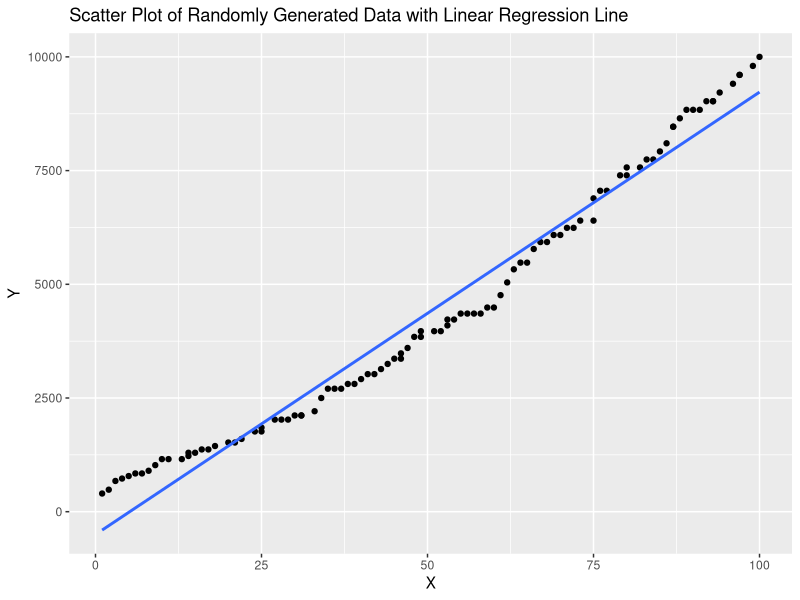
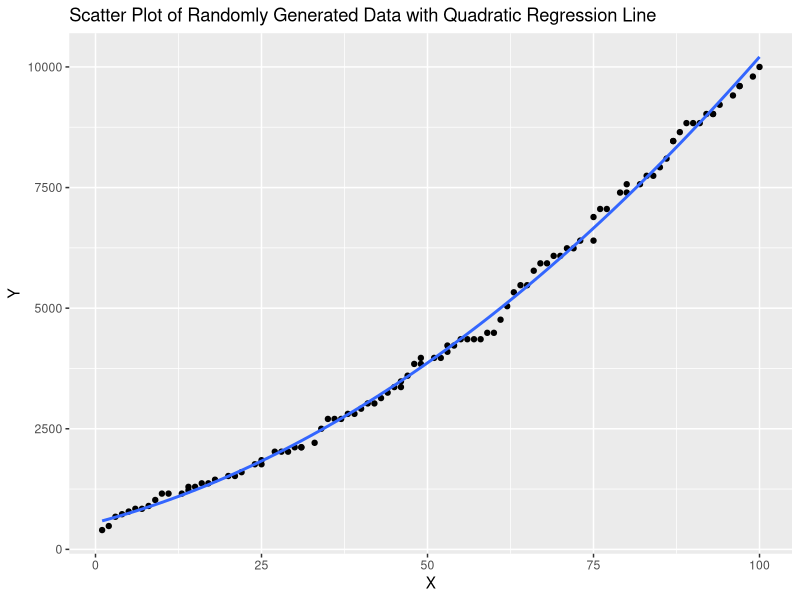
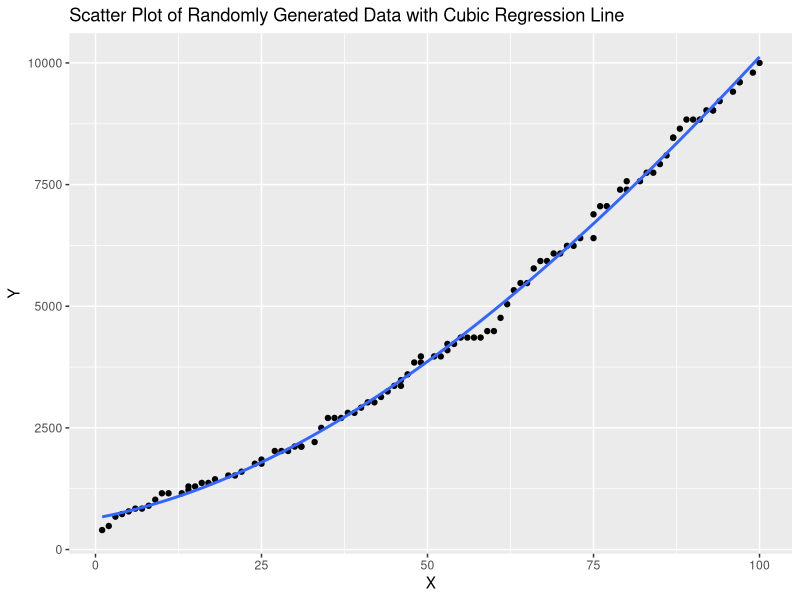
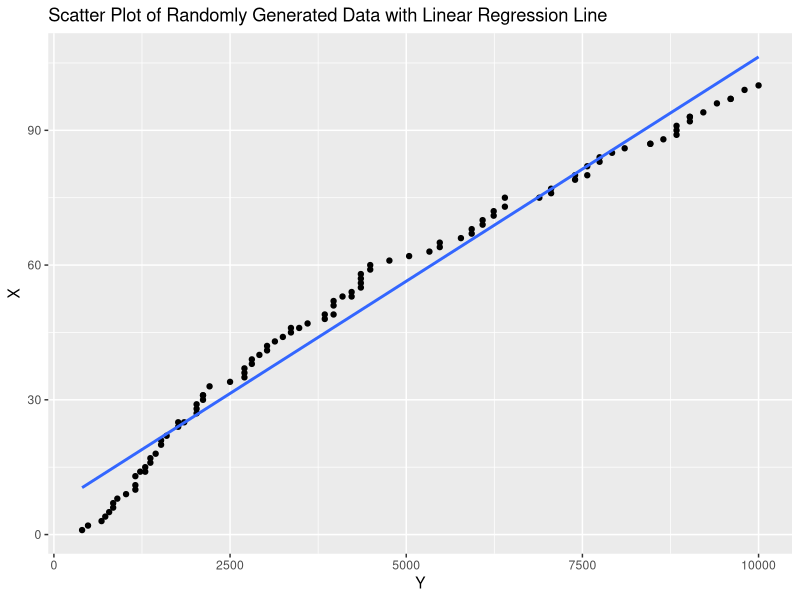
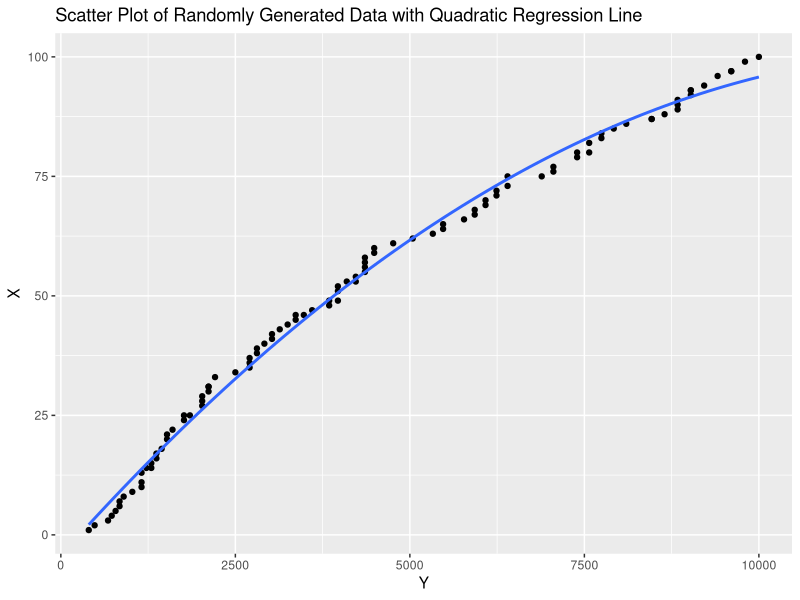
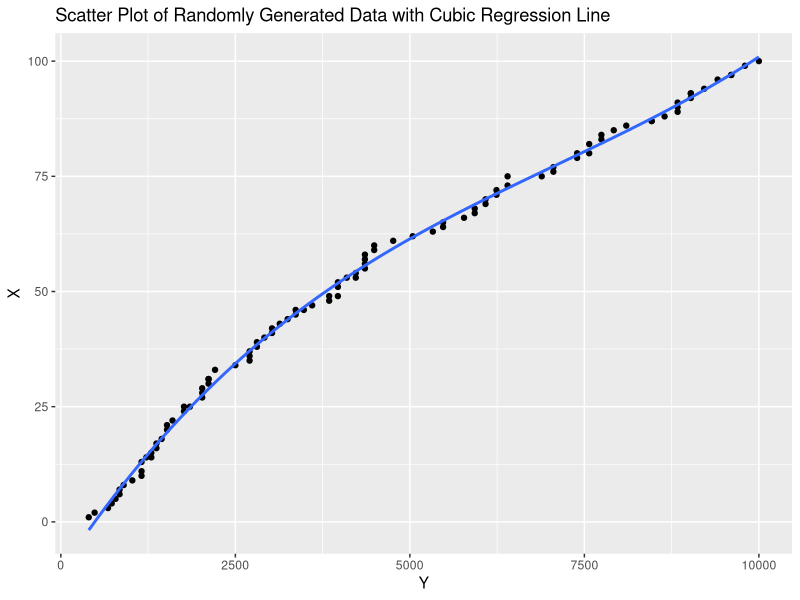
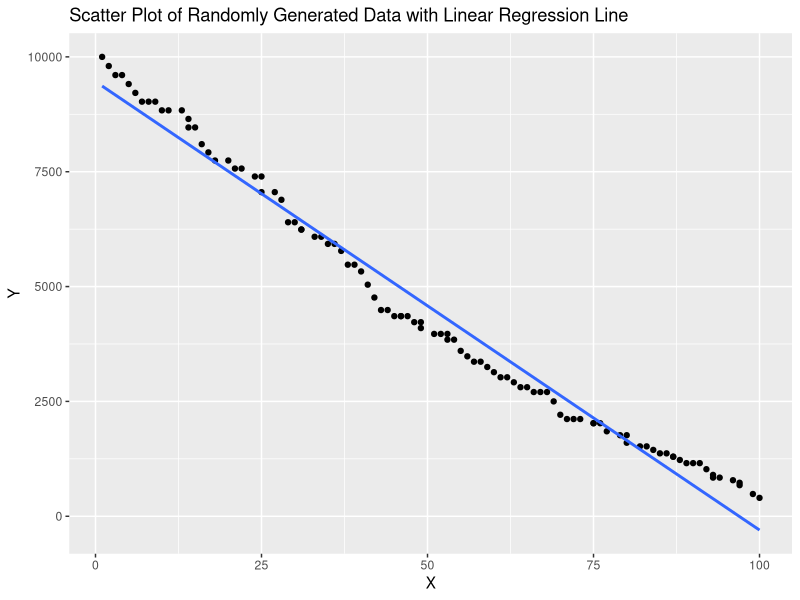
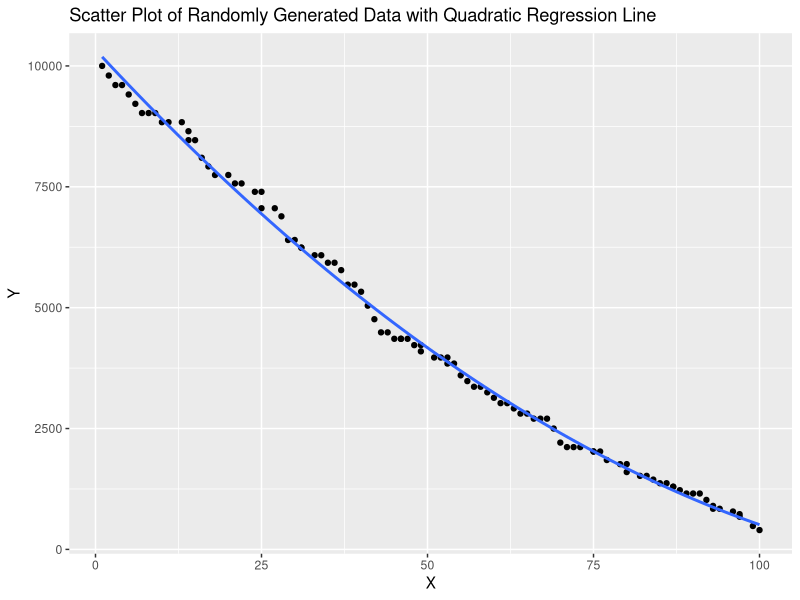

Generate these figures, in order, with R:
# Load libraries
library(ggplot2)

#Randomly generate 100 data points between 20 and 100 in integers
y <- sample(20:100, 100, replace = TRUE)

#Square every data point in y
y <- y^2

#Sort y ascending
y <- sort(y)

#Randomly generate 100 data points between 0 and 100 in integers
x <- sample(1:100, 1000, replace = TRUE)

#Sort x ascending
x <- sort(x)

# Keep only every 10th data point in x
x <- x[seq(1, length(x), 10)]

#Pair x and y into data frame
data <- data.frame(x, y)

#Scatter plots
#Plot linear regression line
ggplot(data, aes(x = x, y = y)) +
  geom_point() +
  geom_smooth(method = "lm", se = FALSE) +
  labs(title = "Scatter Plot of Randomly Generated Data with Linear Regression Line",
       x = "X",
       y = "Y")

#Plot quadratic regression line
ggplot(data, aes(x = x, y = y)) +
  geom_point() +
  geom_smooth(method = "lm", formula = y ~ poly(x, 2), se = FALSE) +
  labs(title = "Scatter Plot of Randomly Generated Data with Quadratic Regression Line",
       x = "X",
       y = "Y")

#Plot cubic regression line
ggplot(data, aes(x = x, y = y)) +
  geom_point() +
  geom_smooth(method = "lm", formula = y ~ poly(x, 3), se = FALSE) +
  labs(title = "Scatter Plot of Randomly Generated Data with Cubic Regression Line",
       x = "X",
       y = "Y")

# Reverse x and y and repeat the above plots
#Plot linear regression line
ggplot(data, aes(x = y, y = x)) +
  geom_point() +
  geom_smooth(method = "lm", se = FALSE) +
  labs(title = "Scatter Plot of Randomly Generated Data with Linear Regression Line",
       x = "Y",
       y = "X")

#Plot quadratic regression line
ggplot(data, aes(x = y, y = x)) +
  geom_point() +
  geom_smooth(method = "lm", formula = y ~ poly(x, 2), se = FALSE) +
  labs(title = "Scatter Plot of Randomly Generated Data with Quadratic Regression Line",
       x = "Y",
       y = "X")

#Plot cubic regression line
ggplot(data, aes(x = y, y = x)) +
  geom_point() +
  geom_smooth(method = "lm", formula = y ~ poly(x, 3), se = FALSE) +
  labs(title = "Scatter Plot of Randomly Generated Data with Cubic Regression Line",
       x = "Y",
       y = "X")

# Sort x in descending order
x <- sort(x, decreasing = TRUE)

#Pair x and y into data frame to update x values
data <- data.frame(x, y)

#Scatter plots
#Plot linear regression line
ggplot(data, aes(x = x, y = y)) +
  geom_point() +
  geom_smooth(method = "lm", se = FALSE) +
  labs(title = "Scatter Plot of Randomly Generated Data with Linear Regression Line",
       x = "X",
       y = "Y")

#Plot quadratic regression line
ggplot(data, aes(x = x, y = y)) +
  geom_point() +
  geom_smooth(method = "lm", formula = y ~ poly(x, 2), se = FALSE) +
  labs(title = "Scatter Plot of Randomly Generated Data with Quadratic Regression Line",
       x = "X",
       y = "Y")

#Plot cubic regression line
ggplot(data, aes(x = x, y = y)) +
  geom_point() +
  geom_smooth(method = "lm", formula = y ~ poly(x, 3), se = FALSE) +
  labs(title = "Scatter Plot of Randomly Generated Data with Cubic Regression Line",
       x = "X",
       y = "Y")
